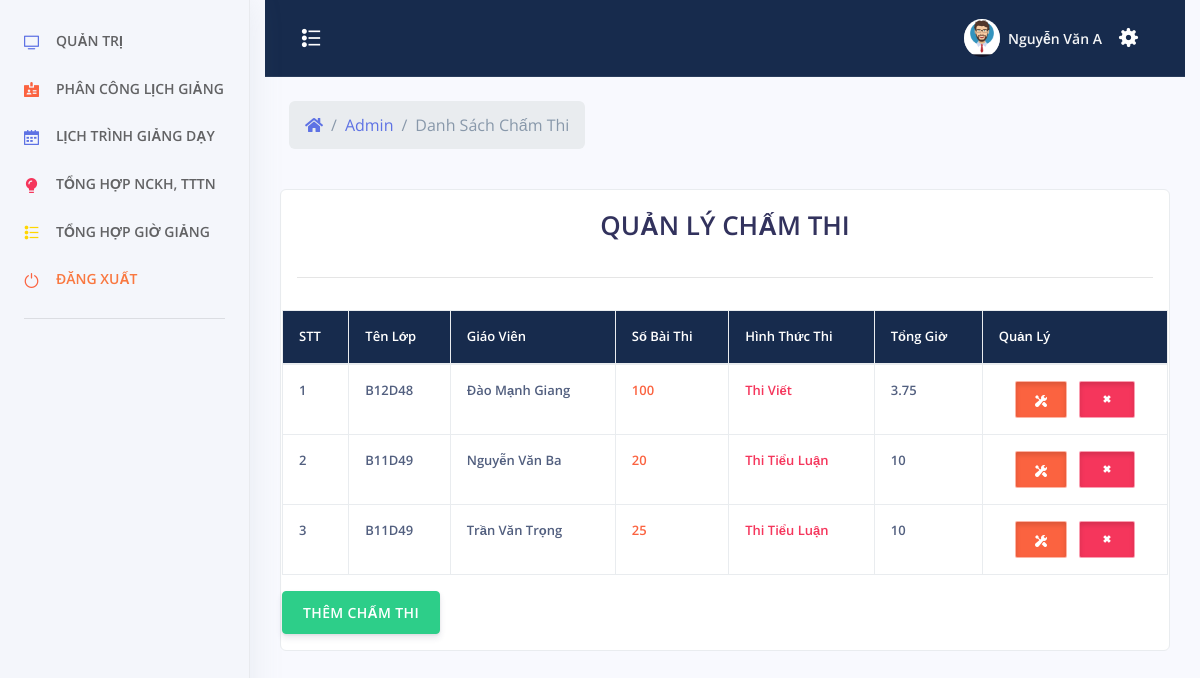
Screenshot of /admin/index.php?menu=chamthi (signed in) with the database file from the repository.
### tables this page shows
CREATE TABLE `cham_thi` (
  `id_chamthi` int(11) NOT NULL,
  `id_lop` int(11) NOT NULL,
  `so_bai_thi` int(11) NOT NULL,
  `hinh_thuc_cham` int(11) NOT NULL,
  `thi_viet` int(11) NOT NULL,
  `thi_tieu_luan` int(11) NOT NULL,
  `thi_van_dap` int(11) NOT NULL,
  `thi_tot_nghiep` int(11) NOT NULL,
  `id_giaovien` int(11) NOT NULL
);

CREATE TABLE `lop_hoc` (
  `id_lop` int(11) NOT NULL,
  `ten_lop` varchar(50) NOT NULL,
  `chuyen_nganh` varchar(50) NOT NULL,
  `thoi_gian` int(11) NOT NULL,
  `thoi_khoa_bieu` longtext NOT NULL,
  `quy_mo` varchar(50) NOT NULL,
  `si_so` int(11) NOT NULL,
  `id_gvphutrach` int(11) NOT NULL,
  `id_gvthamgia` int(11) NOT NULL,
  `thoigian_gv_phutrach` int(11) NOT NULL,
  `thoigian_gv_thamgia` int(11) NOT NULL,
  `thoigian_chitiet_gvphutrach` int(11) NOT NULL,
  `thoigian_chitiet_gvthamgia` int(11) NOT NULL,
  `he` varchar(50) NOT NULL,
  `so_gio_ly_thuyet` int(11) NOT NULL,
  `so_gio_ly_thuyet_gvphutrach` int(11) NOT NULL,
  `so_gio_ly_thuyet_gvthamgia` int(11) NOT NULL,
  `xemina` int(11) NOT NULL,
  `xemina_gvphutrach` int(11) NOT NULL,
  `xemina_gvthamgia` int(11) NOT NULL,
  `thaoluan` int(11) NOT NULL,
  `thaoluan_gvphutrach` int(11) NOT NULL,
  `thaoluan_gvthamgia` int(11) NOT NULL,
  `hinh_thuc_thi` varchar(50) NOT NULL,
  `tong_gio_gvphutrach` int(11) NOT NULL,
  `tong_gio_gvthamgia` int(11) NOT NULL,
  `ghi-chu` varchar(500) NOT NULL
);

CREATE TABLE `tai_khoan` (
  `id_tai_khoan` int(11) NOT NULL,
  `ten_tai_khoan` varchar(30) NOT NULL,
  `mat_khau` varchar(100) NOT NULL,
  `nhom_tai_khoan` tinyint(2) NOT NULL,
  `ten_sinh_vien` varchar(100) NOT NULL,
  `sdt` varchar(20) NOT NULL,
  `ngay_sinh` varchar(50) NOT NULL,
  `ngay_tao` datetime NOT NULL
);

### admin/chamthi.php (the view, shortened to what this page needs)
<?php
	include_once('../config/config.php');
	include_once('../header.php');
 ?>
 <?php
		if($_SESSION["taikhoan"] == NULL){ ?>
			<script>
				window.location.href="../tai-khoan/dang-nhap.php";
			</script>
		<?php }else {?>
			<div class="row align-items-center py-4">
            <div class="col-lg-6 col-7">
              <nav aria-label="breadcrumb" class="d-none d-md-inline-block ml-md-4">
                <ol class="breadcrumb breadcrumb-links breadcrumb-dark">
                  <li class="breadcrumb-item"><a href="#"><i class="fas fa-home"></i></a></li>
                  <li class="breadcrumb-item"><a href="index.php">Admin</a></li>
                  <li class="breadcrumb-item active" aria-current="page">Danh Sách Chấm Thi</li>
                </ol>
              </nav>
            </div>
          </div>
    <div style="color:#FFF" class="col-xs-12 col-sm-12 col-md-12 col-lg-12 adminhihi">
		<div class="list-group-item">
		<?php
			$sql = "SELECT * FROM `cham_thi`";
			$qr = mysqli_query($conn, $sql);
		 ?>
			<div class="caption">
			<h1 style="text-align: center">QUẢN LÝ CHẤM THI</h1>
			</div>
			<hr>
			<div class="row">
				<table class="table table-bordered">
					<tr class="chimuc">
						<th>STT</th>
						<th>Tên Lớp</th>
						<th>Giáo Viên</th>
						<th>Số Bài Thi</th>
						<th>Hình Thức Thi</th>
						<th>Tổng Giờ</th>
						<th>Quản Lý</th>
					</tr>
					<tbody>
						<?php $stt =1; ?>
					<?php while($row = mysqli_fetch_assoc($qr)){ ?>
						<tr>
							<td><?php echo $stt; $stt += 1; ?></td>
							<td>
							<?php
							$idlop = $row["id_lop"];
							$sqllop = "SELECT `ten_lop` FROM `lop_hoc` WHERE `id_lop` = '$idlop'";
							$qrlop = mysqli_query($conn, $sqllop);
							$rowlop = mysqli_fetch_assoc($qrlop);
							echo $rowlop["ten_lop"];
							?>
							<td><?php
								$idgv = $row["id_giaovien"];
								$sqlgv = "SELECT `ten_sinh_vien` FROM `tai_khoan` WHERE `id_tai_khoan` = '$idgv'";
								$qrgv = mysqli_query($conn, $sqlgv);
								$rowgv = mysqli_fetch_assoc($qrgv);
								echo $rowgv["ten_sinh_vien"];
							?>
							</td>
							<td style="color: #fb6340;"><?php echo $row["so_bai_thi"] ?></td>
							<td style="color: #f5365c;">
                                <?php
                                if($row["hinh_thuc_cham"] == 1) {
                                  echo "Thi Viết";
                                }
                                else if($row["hinh_thuc_cham"] == 2)
                                {
                                  echo "Thi Tiểu Luận";
                                }
                                ?>
                                </td>
                                <td>
                                  <?php
                                  $sqllop1 = "SELECT `si_so` FROM `lop_hoc` WHERE `id_lop` = '$idlop'";
                                  $qrlop1 = mysqli_query($conn, $sqllop1);
                                  $rowlop1 = mysqli_fetch_assoc($qrlop1);
                                   if($row["hinh_thuc_cham"] == 1) {
                                    echo ((int)$rowlop1["si_so"]*0.125);
                                  }
                                  else if($row["hinh_thuc_cham"] == 2)
                                  {
                                    echo ((int)$rowlop1["si_so"]*0.5);
                                  }
                                  ?>
                                </td>
							<td align="center">
								<button type="button" id="sua" class="btn btn-warning btn-xs button-sua" title="Sửa" idsua="<?php echo $row["id_chamthi"]?>"
								lops = "<?php echo $rowlop["ten_lop"];?>"
								gvs = "<?php echo $rowgv["ten_sinh_vien"]?>"
								><span class="glyphicon glyphicon-edit"></span>
								<span class="btn-inner--icon"><i class="ni ni-settings"></i></span>
							</button>
  								<button type="button" id="xoa" xoa="<?php echo $row["id_chamthi"]?>" class="btn btn-danger btn-xs button-sua" title="Xóa"><span class="glyphicon glyphicon-trash"></span>
								  <span class="btn-inner--icon"><i class="ni ni-fat-remove"></i></span>
							</button>
							</td>
						</tr>
						<?php } ?>
					</tbody>
				</table>
<br>
<center>
	<button type="button" class="btn btn-success"  data-toggle="modal" data-target="#themadmin">THÊM CHẤM THI</button>
</center>
			</div>
		</div>
    </div>
	<?php } ?>
</div>
 <?php
	include_once('../footer.php');
 ?>

### assets/css/style.css (style rules this page uses)
i.ni.ni-fat-remove { font-size: 16px; }
span.btn-inner--icon { font-size: 12px; }
button.button-sua { width: auto; height: auto; text-align: center; padding: 7px 19px; border-radius: 2px; box-shadow: inset 0 3px 5px rgba(0, 0, 0, .125); border: 1px solid #ffffff85; }
table.table.table-bordered { border: none; }
tr.chimuc { background-color: #172b4d; }
tr.chimuc th { color: white; }
.table td, .table th { font-size: .8125rem; white-space: nowrap; font-weight: 600!important; }

### rows the page displays
cham_thi: id_lop.ten_lop "B12D48", tai_khoan.ten_sinh_vien "Đào Mạnh Giang", so_bai_thi "100", hinh_thuc_cham "Thi Viết", (int)$rowlop1['si_so']*0.125 "3.75"
cham_thi: id_lop.ten_lop "B11D49", tai_khoan.ten_sinh_vien "Nguyễn Văn Ba", so_bai_thi "20", hinh_thuc_cham "Thi Tiểu Luận", (int)$rowlop1['si_so']*0.5 "10"
cham_thi: id_lop.ten_lop "B11D49", tai_khoan.ten_sinh_vien "Trần Văn Trọng", so_bai_thi "25", hinh_thuc_cham "Thi Tiểu Luận", (int)$rowlop1['si_so']*0.5 "10"

### other values shown
$_SESSION["tensv"] "Nguyễn Văn A"
